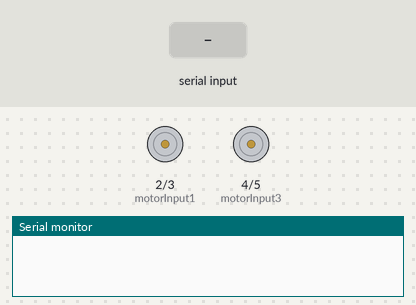
Bench run of a sketch on a simulated Arduino Uno, built with avr-gcc and run on an emulated ATmega328P. Parts: motor-driver pin pairs drawn as motors (green arrow = first pin HIGH = forward, orange = second pin HIGH = backward, longer = more drive), the last lines printed to the serial monitor. The test bench sets the inputs (shaded band).

Above: at 1.2 s.
1.3 s: "F" received over the second serial link
At 1.9 s:
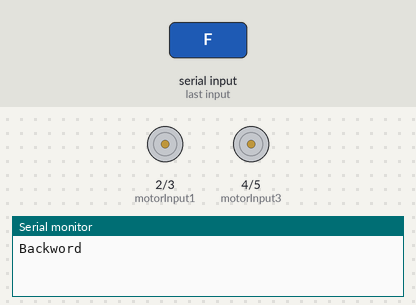
2.8 s: "R" received over the second serial link
At 4.0 s:
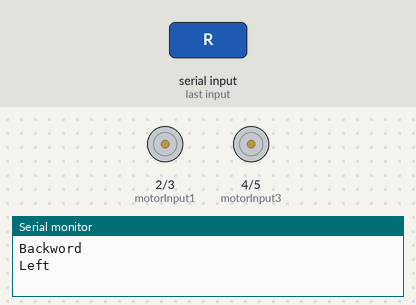
4.3 s: "L" received over the second serial link
At 5.4 s:
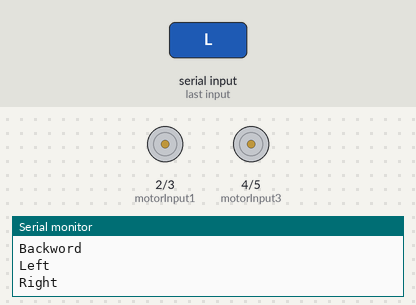
Timing chart, 0 to 7.3 s (numbered marks = the images above; inputs shaded):
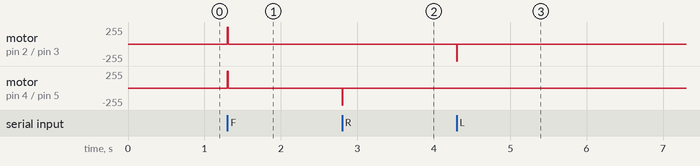

The sketch:

hand_gesture_control_car_receiver.ino
```cpp
#include <SoftwareSerial.h>
SoftwareSerial BTSerial(10, 11);

char tiltDirection;
int motorInput1 = 2;
int motorInput2 = 3;
int motorInput3 = 4;
int motorInput4 = 5;

void setup() {

  pinMode(motorInput1, OUTPUT);
  pinMode(motorInput2, OUTPUT);
  pinMode(motorInput3, OUTPUT);
  pinMode(motorInput4, OUTPUT);

  digitalWrite(motorInput1, LOW);
  digitalWrite(motorInput2, LOW);
  digitalWrite(motorInput3, LOW);
  digitalWrite(motorInput4, LOW);

  Serial.begin(9600);
  BTSerial.begin(9600);
}

void loop() {
  if (BTSerial.available()) {
    tiltDirection = BTSerial.read();
    if(tiltDirection == 'F'){
      Serial.println("Backword");
      reverse();
    }else if(tiltDirection == 'B'){
      Serial.println("Forward");
      forward();
    }else if(tiltDirection == 'R'){
      Serial.println("Left");
      left();
    }else if(tiltDirection == 'L'){
      Serial.println("Right");
      right();
    }else if(tiltDirection == 'S'){
      Serial.println("Stop");
    }
      stopCar();
    }
  }

void forward()
{

  digitalWrite(motorInput1, LOW);
  digitalWrite(motorInput2, HIGH);
  digitalWrite(motorInput3, LOW);
  digitalWrite(motorInput4, HIGH);
}
void reverse()
{

  digitalWrite(motorInput1, HIGH);
  digitalWrite(motorInput2, LOW);
  digitalWrite(motorInput3, HIGH);
  digitalWrite(motorInput4, LOW);
  delay(10);
}
void right()
{

  digitalWrite(motorInput1, LOW);
  digitalWrite(motorInput2, HIGH);
  digitalWrite(motorInput3, LOW);
  digitalWrite(motorInput4, LOW);
  delay(10);
  digitalWrite(motorInput1, LOW);
  digitalWrite(motorInput2, LOW);
  digitalWrite(motorInput3, LOW);
  digitalWrite(motorInput4, LOW);
  delay(10);

}
void left()
{

  digitalWrite(motorInput1, LOW);
  digitalWrite(motorInput2, LOW);
  digitalWrite(motorInput3, LOW);
  digitalWrite(motorInput4, HIGH);
  delay(10);
  digitalWrite(motorInput1, LOW);
  digitalWrite(motorInput2, LOW);
  digitalWrite(motorInput3, LOW);
  digitalWrite(motorInput4, LOW);
  delay(10);
}

void stopCar() {
  digitalWrite(motorInput1, LOW);
  digitalWrite(motorInput2, LOW);
  digitalWrite(motorInput3, LOW);
  digitalWrite(motorInput4, LOW);
  delay(10);
}
```

Measured:
- after the input at 1.3 s, motor on pin 2 (motorInput1) / pin 3 (motorInput2), motor on pin 4 (motorInput3) / pin 5 (motorInput4): stopped → forward 255/255 at once, → stopped 0.01 s later
- after the input at 2.8 s, motor on pin 4 (motorInput3) / pin 5 (motorInput4): stopped → backward 255/255 at once, → stopped 0.01 s later
- after the input at 4.3 s, motor on pin 2 (motorInput1) / pin 3 (motorInput2): stopped → backward 255/255 at once, → stopped 0.01 s later
